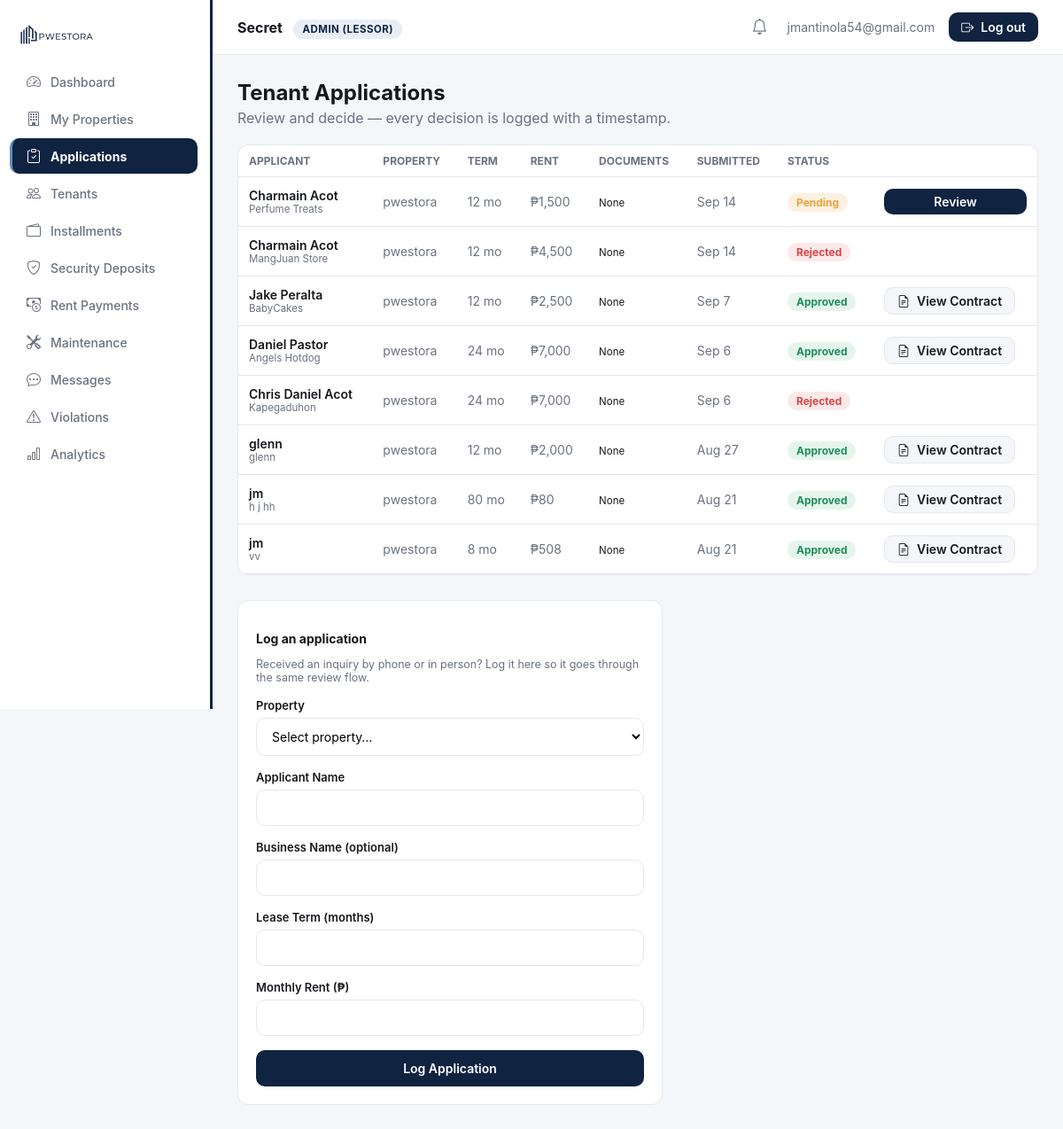
Page /dashboard.php?page=applications (signed in) on the earlier database version.
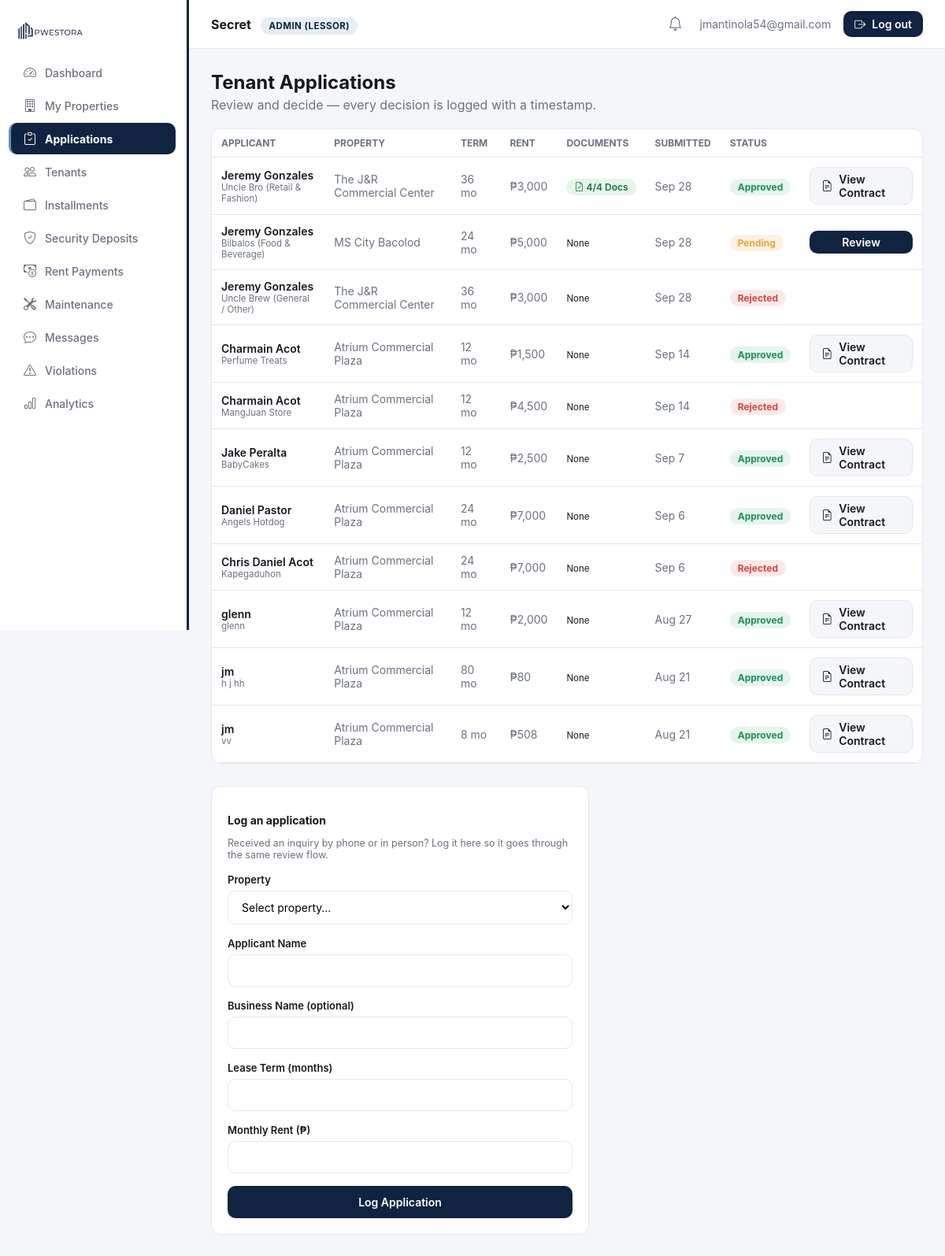
Same page on the later database version.
### tables this page shows
CREATE TABLE `applications` (
  `id` int(11) NOT NULL,
  `property_id` int(11) NOT NULL,
  `lessor_id` int(11) NOT NULL,
  `lessee_id` int(11) DEFAULT NULL,
  `tenant_name` varchar(150) NOT NULL,
  `business_name` varchar(150) DEFAULT NULL,
  `term_months` int(11) NOT NULL,
  `rent` decimal(12,2) NOT NULL,
  `status` enum('pending','approved','rejected') NOT NULL DEFAULT 'pending',
  `submitted_at` datetime NOT NULL DEFAULT current_timestamp(),
  `checklist_negotiation` longtext DEFAULT NULL,
  `lessor_rebuttal` text DEFAULT NULL,
  `rebuttal_at` datetime DEFAULT NULL,
  `valid_id_path` varchar(255) DEFAULT NULL,
  `sec_dti_path` varchar(255) DEFAULT NULL,
  `business_permit_path` varchar(255) DEFAULT NULL,
  `bir_cert_path` varchar(255) DEFAULT NULL
);

CREATE TABLE `properties` (
  `id` int(11) NOT NULL,
  `lessor_id` int(11) NOT NULL,
  `name` varchar(150) NOT NULL,
  `type` varchar(60) NOT NULL,
  `address` varchar(255) DEFAULT NULL,
  `latitude` decimal(10,7) DEFAULT NULL,
  `longitude` decimal(10,7) DEFAULT NULL,
  `asking_rent` decimal(12,2) DEFAULT NULL,
  `status` enum('pending','verified','rejected') NOT NULL DEFAULT 'pending',
  `title_doc_path` varchar(255) DEFAULT NULL,
  `tax_dec_path` varchar(255) DEFAULT NULL,
  `photos_path` varchar(255) DEFAULT NULL,
  `created_at` datetime NOT NULL DEFAULT current_timestamp()
);

CREATE TABLE `tenants` (
  `id` int(11) NOT NULL,
  `lessor_id` int(11) NOT NULL,
  `property_id` int(11) NOT NULL,
  `application_id` int(11) DEFAULT NULL,
  `lessee_id` int(11) DEFAULT NULL,
  `tenant_name` varchar(150) NOT NULL,
  `unit_label` varchar(100) DEFAULT NULL,
  `created_at` datetime NOT NULL DEFAULT current_timestamp()
);

### public_html/includes/sidebar_nav.php (called while the page is built)
<?php
$NAV_BY_ROLE = [
    'lessor' => [
        ['id' => 'overview',      'label' => 'Dashboard',          'icon' => 'bi-speedometer2'],
        ['id' => 'listings',      'label' => 'My Properties',      'icon' => 'bi-building'],
        ['id' => 'applications',  'label' => 'Applications',       'icon' => 'bi-clipboard-check'],
        ['id' => 'tenants',       'label' => 'Tenants',            'icon' => 'bi-people'],
        ['id' => 'installments',  'label' => 'Installments',       'icon' => 'bi-wallet2'],
        ['id' => 'deposits',      'label' => 'Security Deposits',  'icon' => 'bi-shield-check'],
        ['id' => 'payments',      'label' => 'Rent Payments',      'icon' => 'bi-cash-coin'],
        ['id' => 'maintenance',   'label' => 'Maintenance',        'icon' => 'bi-tools'],
        ['id' => 'messages',      'label' => 'Messages',           'icon' => 'bi-chat-dots'],
        ['id' => 'violations',    'label' => 'Violations',         'icon' => 'bi-exclamation-triangle'],
        ['id' => 'analytics',     'label' => 'Analytics',          'icon' => 'bi-bar-chart'],
    ],
    'superadmin' => [
        ['id' => 'overview',    'label' => 'Dashboard',        'icon' => 'bi-speedometer2'],
        ['id' => 'lessors',     'label' => 'Verify Lessors',   'icon' => 'bi-shield-check'],
        ['id' => 'properties',  'label' => 'Verify Properties','icon' => 'bi-building'],
        ['id' => 'users',       'label' => 'User Management',  'icon' => 'bi-people'],
        ['id' => 'notify',      'label' => 'Notify Lessors',   'icon' => 'bi-megaphone'],
        ['id' => 'revenue',     'label' => 'Revenue',          'icon' => 'bi-bar-chart'],
        ['id' => 'audit',       'label' => 'Audit Logs',       'icon' => 'bi-journal-text'],
        ['id' => 'settings',    'label' => 'Platform Settings','icon' => 'bi-gear'],
    ],
];

### public_html/includes/auth.php (called while the page is built, shortened)
<?php
function current_user(): ?array {
    return $_SESSION['user'] ?? null;
}

### public_html/modules/applications.php (the view, shortened to what the changed rows need)
<?php
$lessorId = $user['id'];
$applications = $pdo->prepare(
    'SELECT a.*, p.name AS property_name, t.id AS tenant_id
     FROM applications a
     JOIN properties p ON p.id = a.property_id
     LEFT JOIN tenants t ON t.application_id = a.id
     WHERE a.lessor_id = ?
     ORDER BY a.submitted_at DESC'
);
$applications->execute([$lessorId]);
$applications = $applications->fetchAll();
?>
<h2 style="margin:0 0 4px;">Tenant Applications</h2>
<div class="card" style="padding:0; overflow:hidden; margin-bottom:28px;">
  <div class="table-scroll">
  <table>
    <thead><tr><th>Applicant</th><th>Property</th><th>Term</th><th>Rent</th><th>Documents</th><th>Submitted</th><th>Status</th><th></th></tr></thead>
    <tbody>
      <?php if (!$applications): ?>
        <tr><td colspan="8" style="text-align:center; color:var(--ink-500);">No applications yet.</td></tr>
      <?php else: foreach ($applications as $a):
          $appDocs = 0;
          if (!empty($a['valid_id_path'])) $appDocs++;
          if (!empty($a['sec_dti_path'])) $appDocs++;
          if (!empty($a['business_permit_path'])) $appDocs++;
          if (!empty($a['bir_cert_path'])) $appDocs++;
      ?>
        <tr>
          <td style="font-weight:600;">
            <?= htmlspecialchars($a['tenant_name']) ?>
            <?php if ($a['business_name']): ?>
              <div style="font-size:11.5px; color:var(--ink-500); font-weight:400;"><?= htmlspecialchars($a['business_name']) ?></div>
            <?php endif; ?>
          </td>
          <td style="color:var(--ink-500);"><?= htmlspecialchars($a['property_name']) ?></td>
          <td style="color:var(--ink-500);"><?= (int) $a['term_months'] ?> mo</td>
          <td style="color:var(--ink-500);">₱<?= number_format($a['rent'], 0) ?></td>
          <td>
            <?php if ($appDocs > 0): ?>
              <span class="badge" style="background:#e6f4ea; color:#137333; font-weight:600;">
                <i class="bi bi-file-earmark-check"></i> <?= $appDocs ?>/4 Docs
              </span>
            <?php else: ?>
              <span style="font-size:11.5px; color:var(--ink-400);">None</span>
            <?php endif; ?>
          </td>
          <td style="color:var(--ink-500);"><?= (new DateTime($a['submitted_at']))->format('M j') ?></td>
          <td>
            <?php if ($a['status'] === 'pending'): ?>
              <span class="badge badge-pending">Pending</span>
            <?php elseif ($a['status'] === 'approved'): ?>
              <span class="badge badge-approved">Approved</span>
            <?php else: ?>
              <span class="badge badge-rejected">Rejected</span>
            <?php endif; ?>
          </td>
          <td>
            <?php if ($a['status'] === 'pending'): ?>
              <a class="btn btn-primary" style="padding:6px 14px; display:inline-flex;"
                 href="/dashboard.php?page=applications&review=<?= $a['id'] ?>">Review</a>
            <?php elseif ($a['status'] === 'approved' && $a['tenant_id']): ?>
              <a class="btn" style="background:var(--bg); color:var(--ink-900); padding:6px 14px; display:inline-flex; border:1px solid var(--border);"
                 href="/lease_contract.php?tenant_id=<?= $a['tenant_id'] ?>" target="_blank">
                <i class="bi bi-file-earmark-text"></i> View Contract
              </a>
            <?php endif; ?>
          </td>
        </tr>
      <?php endforeach; endif; ?>
    </tbody>
  </table>
  </div>
</div>

### public_html/includes/header.php (shortened to what the changed rows need)
<?php
require_once __DIR__ . '/sidebar_nav.php';
$nav = $NAV_BY_ROLE[$user['role']] ?? [];
?>
<!DOCTYPE html>
<html lang="en">
<head>
<link rel="stylesheet" href="/assets/css/style.css?v=12">
<link rel="stylesheet" href="https://cdn.jsdelivr.net/npm/bootstrap-icons@1.11.3/font/bootstrap-icons.css">
</head>
<body>
<div class="app-shell">
  <aside class="sidebar" id="sidebar">
    <nav>
      <?php foreach ($nav as $item): ?>
        <a class="nav-item <?= $page === $item['id'] ? 'active' : '' ?>"
           href="/dashboard.php?page=<?= $item['id'] ?>">
          <i class="bi <?= $item['icon'] ?>"></i> <span><?= $item['label'] ?></span>
        </a>
      <?php endforeach; ?>
    </nav>
  </aside>
  <div class="main">
    <div class="content">

Differences in the rows shown:
no longer on this page (row edited): applications: tenant_name "Charmain Acot", business_name "Perfume Treats", property.name "pwestora", term_months "12", rent "1,500", shows "None", submitted_at "Sep 14", status "Pending"
added tenants: application.tenant_name "Jeremy Gonzales", application.business_name "Uncle Bro (Retail & Fashion)", property.name "The J&R Commercial Center", application.term_months "36", application.rent "3,000", appDocs "4", application.submitted_at "Sep 28", shows "Approved"
added applications: tenant_name "Jeremy Gonzales", business_name "Bilbalos (Food & Beverage)", property.name "MS City Bacolod", term_months "24", rent "5,000", shows "None", submitted_at "Sep 28", status "Pending"
added applications: tenant_name "Jeremy Gonzales", business_name "Uncle Brew (General / Other)", property.name "The J&R Commercial Center", term_months "36", rent "3,000", shows "None", submitted_at "Sep 28", status "Rejected"
added tenants: application.tenant_name "Charmain Acot", application.business_name "Perfume Treats", property.name "Atrium Commercial Plaza", application.term_months "12", application.rent "1,500", shows "None", application.submitted_at "Sep 14", shows "Approved"
changed through a linked row, applications "Charmain Acot": property.name "pwestora" → "Atrium Commercial Plaza"
changed through a linked row, tenants "Jake Peralta": property.name "pwestora" → "Atrium Commercial Plaza"
changed through a linked row, tenants "Daniel Pastor": property.name "pwestora" → "Atrium Commercial Plaza"
changed through a linked row, applications "Chris Daniel Acot": property.name "pwestora" → "Atrium Commercial Plaza"
changed through a linked row, tenants "glenn": property.name "pwestora" → "Atrium Commercial Plaza"
changed through a linked row, tenants "h j hh": property.name "pwestora" → "Atrium Commercial Plaza"
changed through a linked row, tenants "vv": property.name "pwestora" → "Atrium Commercial Plaza"
